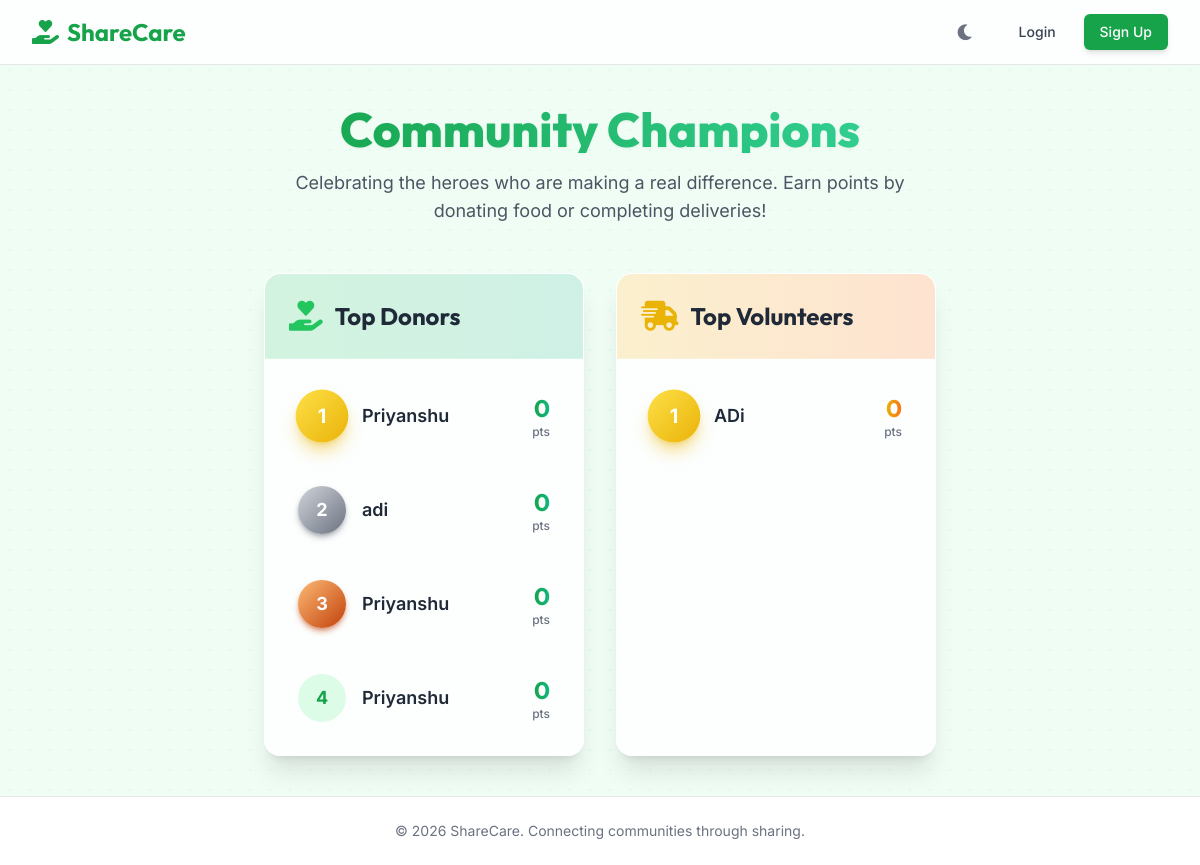
The app's page /leaderboard with its own data.
### models/models.py (models this page shows)
class User(db.Model, UserMixin):
    __tablename__ = 'users'
    id = db.Column(db.Integer, primary_key=True)
    role = db.Column(db.String(20), nullable=False) # 'admin', 'donor', 'ngo', 'volunteer'
    email = db.Column(db.String(120), unique=True, nullable=False)
    password_hash = db.Column(db.String(128), nullable=False)
    is_approved = db.Column(db.Boolean, default=False)
    created_at = db.Column(db.DateTime, default=datetime.utcnow)
    points = db.Column(db.Integer, default=0)
    badges = db.Column(db.String(255), default="") # Comma-separated badges
    donor_profile = db.relationship('Donor', backref='user', uselist=False, cascade="all, delete-orphan")
    ngo_profile = db.relationship('NGO', backref='user', uselist=False, cascade="all, delete-orphan")
    volunteer_profile = db.relationship('Volunteer', backref='user', uselist=False, cascade="all, delete-orphan")

class Donor(db.Model):
    __tablename__ = 'donors'
    id = db.Column(db.Integer, primary_key=True)
    user_id = db.Column(db.Integer, db.ForeignKey('users.id'), nullable=False)
    full_name = db.Column(db.String(100), nullable=False)
    phone = db.Column(db.String(20), nullable=False)
    address = db.Column(db.Text, nullable=False)
    gov_id_path = db.Column(db.String(255), nullable=True) # Path to uploaded file
    donations = db.relationship('Donation', backref='donor', lazy=True)

class Volunteer(db.Model):
    __tablename__ = 'volunteers'
    id = db.Column(db.Integer, primary_key=True)
    user_id = db.Column(db.Integer, db.ForeignKey('users.id'), nullable=False)
    full_name = db.Column(db.String(100), nullable=False)
    phone = db.Column(db.String(20), nullable=False)
    address = db.Column(db.Text, nullable=False)
    vehicle_type = db.Column(db.String(50), nullable=True)
    id_proof_path = db.Column(db.String(255), nullable=True) # Path to uploaded file
    deliveries = db.relationship('Delivery', backref='volunteer', lazy=True)

### routes/main.py (the view)
@main_bp.route('/leaderboard')
def leaderboard():
    top_donors = User.query.filter_by(role='donor').order_by(User.points.desc()).limit(10).all()
    top_volunteers = User.query.filter_by(role='volunteer').order_by(User.points.desc()).limit(10).all()
    return render_template('leaderboard.html', top_donors=top_donors, top_volunteers=top_volunteers)

### templates/leaderboard.html (shortened to what this page needs)
{% extends 'base.html' %}
{% block content %}
<div class="max-w-7xl mx-auto px-4 sm:px-6 lg:px-8 py-10">
    <div class="text-center mb-12">
        <h1 class="text-4xl md:text-5xl font-heading font-extrabold text-transparent bg-clip-text bg-gradient-to-r from-brand-600 to-emerald-400 dark:from-brand-400 dark:to-emerald-300 drop-shadow-sm mb-4">
        </h1>
        <p class="text-lg text-gray-600 dark:text-gray-300 max-w-2xl mx-auto">
            Celebrating the heroes who are making a real difference. Earn points by donating food or completing deliveries!
        </p>
    </div>
    <div class="grid grid-cols-1 lg:grid-cols-2 gap-8">
        <div class="glass-panel rounded-2xl overflow-hidden shadow-xl border border-white/20 dark:border-gray-700">
            <div class="bg-gradient-to-r from-brand-500/20 to-emerald-500/20 backdrop-blur-md p-6 border-b border-white/20 dark:border-gray-700 flex items-center justify-between">
                <h2 class="text-2xl font-heading font-bold text-gray-800 dark:text-gray-100 flex items-center gap-3">
                    <i class="fa-solid fa-hand-holding-heart text-brand-500 text-3xl"></i> Top Donors
                </h2>
            </div>
            <div class="p-4">
                <ul class="space-y-3">
                    {% for user in top_donors %}
                    <li class="flex items-center p-4 rounded-xl transition-all hover:bg-white/40 dark:hover:bg-gray-800/50 hover:shadow-md cursor-default border border-transparent hover:border-white/40 dark:hover:border-gray-600">
                        <div class="flex-shrink-0 w-12 h-12 rounded-full flex items-center justify-center font-bold text-lg
                            {% if loop.index == 1 %}bg-gradient-to-br from-yellow-300 to-yellow-500 text-white shadow-yellow-500/50 shadow-lg scale-110
                            {% elif loop.index == 2 %}bg-gradient-to-br from-gray-300 to-gray-500 text-white shadow-gray-500/50 shadow-md
                            {% elif loop.index == 3 %}bg-gradient-to-br from-orange-300 to-orange-700 text-white shadow-orange-700/50 shadow-md
                            {% else %}bg-brand-100 dark:bg-gray-700 text-brand-600 dark:text-brand-300{% endif %}">
                            {{ loop.index }}
                        </div>
                        <div class="ml-4 flex-1">
                            <p class="text-lg font-semibold text-gray-800 dark:text-gray-100 flex items-center gap-2">
                                {{ user.donor_profile.full_name }}
                            </p>
                        </div>
                        <div class="text-right flex flex-col items-end">
                            <span class="text-2xl font-heading font-bold text-transparent bg-clip-text bg-gradient-to-r from-brand-600 to-emerald-500">{{ user.points }}</span>
                            <span class="text-xs text-gray-500 dark:text-gray-400 font-medium">pts</span>
                        </div>
                    </li>
                    {% else %}
                    <div class="text-center py-10 opacity-70">
                        <i class="fa-regular fa-face-frown-open text-4xl mb-3 dark:text-gray-400"></i>
                        <p class="text-gray-600 dark:text-gray-400">No donors have earned points yet. Be the first!</p>
                    </div>
                    {% endfor %}
                </ul>
            </div>
        </div>
        <div class="glass-panel rounded-2xl overflow-hidden shadow-xl border border-white/20 dark:border-gray-700">
            <div class="bg-gradient-to-r from-yellow-500/20 to-orange-500/20 backdrop-blur-md p-6 border-b border-white/20 dark:border-gray-700 flex items-center justify-between">
                <h2 class="text-2xl font-heading font-bold text-gray-800 dark:text-gray-100 flex items-center gap-3">
                    <i class="fa-solid fa-truck-fast text-yellow-500 text-3xl"></i> Top Volunteers
                </h2>
            </div>
            <div class="p-4">
                <ul class="space-y-3">
                    {% for user in top_volunteers %}
                    <li class="flex items-center p-4 rounded-xl transition-all hover:bg-white/40 dark:hover:bg-gray-800/50 hover:shadow-md cursor-default border border-transparent hover:border-white/40 dark:hover:border-gray-600">
                        <div class="flex-shrink-0 w-12 h-12 rounded-full flex items-center justify-center font-bold text-lg
                            {% if loop.index == 1 %}bg-gradient-to-br from-yellow-300 to-yellow-500 text-white shadow-yellow-500/50 shadow-lg scale-110
                            {% elif loop.index == 2 %}bg-gradient-to-br from-gray-300 to-gray-500 text-white shadow-gray-500/50 shadow-md
                            {% elif loop.index == 3 %}bg-gradient-to-br from-orange-300 to-orange-700 text-white shadow-orange-700/50 shadow-md
                            {% else %}bg-yellow-100 dark:bg-gray-700 text-yellow-600 dark:text-yellow-400{% endif %}">
                            {{ loop.index }}
                        </div>
                        <div class="ml-4 flex-1">
                            <p class="text-lg font-semibold text-gray-800 dark:text-gray-100 flex items-center gap-2">
                                {{ user.volunteer_profile.full_name }}
                            </p>
                        </div>
                        <div class="text-right flex flex-col items-end">
                            <span class="text-2xl font-heading font-bold text-transparent bg-clip-text bg-gradient-to-r from-yellow-500 to-orange-500">{{ user.points }}</span>
                            <span class="text-xs text-gray-500 dark:text-gray-400 font-medium">pts</span>
                        </div>
                    </li>
                    {% else %}
                    <div class="text-center py-10 opacity-70">
                        <i class="fa-solid fa-motorcycle text-4xl mb-3 dark:text-gray-400"></i>
                        <p class="text-gray-600 dark:text-gray-400">No volunteers have earned points yet. Hit the road!</p>
                    </div>
                    {% endfor %}
                </ul>
            </div>
        </div>
    </div>
</div>
{% endblock %}

### templates/base.html (style rules this page uses)
body { font-family: 'Inter', sans-serif; background-color: #f0fdf4; background-image: radial-gradient(#dcfce7 1px, transparent 1px); background-size: 20px 20px; transition: background-color 0.3s ease, color 0.3s ease; }
h1, h2, h3, h4, h5, h6 { font-family: 'Outfit', sans-serif; }
.glass-panel { background: rgba(255, 255, 255, 0.85); backdrop-filter: blur(12px); -webkit-backdrop-filter: blur(12px); border: 1px solid rgba(255, 255, 255, 0.3); box-shadow: 0 4px 6px -1px rgba(0, 0, 0, 0.1), 0 2px 4px -1px rgba(0, 0, 0, 0.06); transition: all 0.3s ease; }

### records on screen
User: donor_profile.full_name "Priyanshu"
User: donor_profile.full_name "adi"
User: donor_profile.full_name "Priyanshu"
User: donor_profile.full_name "Priyanshu"
User: volunteer_profile.full_name "ADi"
